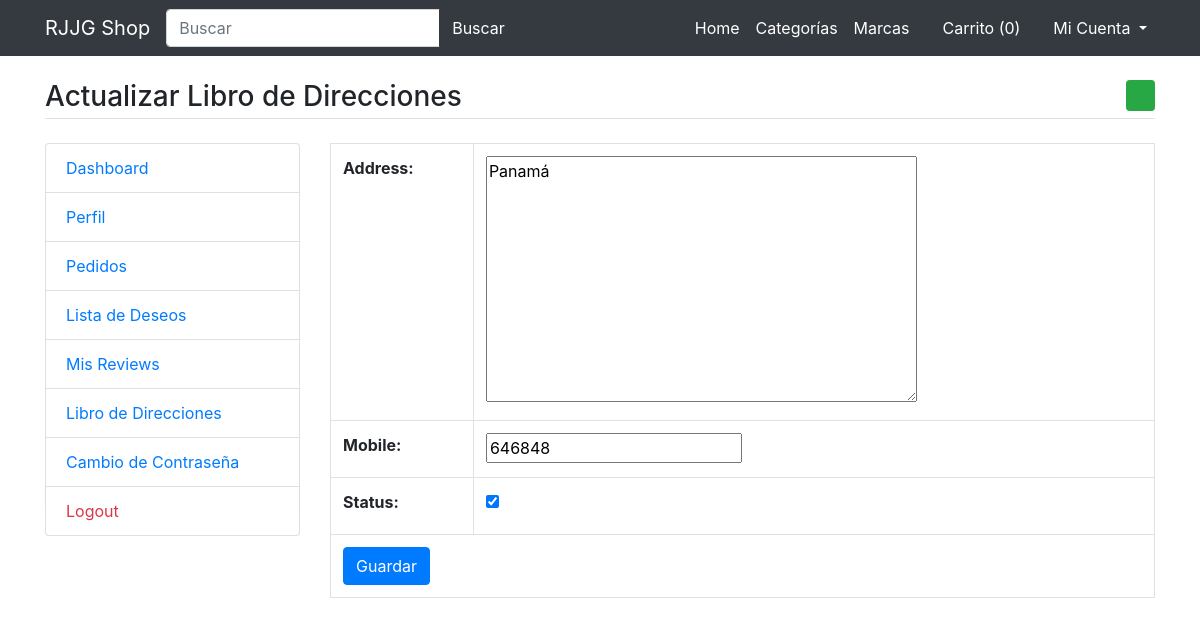
Page /update-address/1 on the committed database.
### main/models.py (models this page shows)
class UserAddressBook(models.Model):
    user=models.ForeignKey(User,on_delete=models.CASCADE)
    mobile=models.CharField(max_length=50,null=True)
    address=models.TextField()
    status=models.BooleanField(default=False)
    class Meta:
        verbose_name_plural='AddressBook'

### main/views.py (the view, shortened to what this page needs)
# urls.py: path('update-address/<int:id>',views.update_address, name='update-address'),
def update_address(request,id):
	address=UserAddressBook.objects.get(pk=id)
	msg=None
	form=AddressBookForm(instance=address)
	return render(request, 'user/update-address.html',{'form':form,'msg':msg})

### main/forms.py
class AddressBookForm(forms.ModelForm):
	class Meta:
		model=UserAddressBook
		fields=('address','mobile','status')

### main/template_context.py (called while the page is built)
def get_filters(request):
	cats=Product.objects.distinct().values('category__title','category__id')
	brands=Product.objects.distinct().values('brand__title','brand__id')
	colors=ProductAttribute.objects.distinct().values('color__title','color__id','color__color_code')
	sizes=ProductAttribute.objects.distinct().values('size__title','size__id')
	minMaxPrice=ProductAttribute.objects.aggregate(Min('price'),Max('price'))
	data={
		'cats':cats,
		'brands':brands,
		'colors':colors,
		'sizes':sizes,
		'minMaxPrice':minMaxPrice,
	}
	return data

### main/templates/user/update-address.html (shortened to what this page needs)
{% extends 'base.html' %}
{% load static %}
{% block content %}
<main class="container my-4">
	<h3 class="my-4 border-bottom pb-1">Actualizar Libro de Direcciones <a href="{% url 'add-address' %}" class="float-right btn btn-sm btn-success"><i class="fa fa-plus"></i></a></h3>
	<div class="row">
		<div class="col-md-3">
			{% include 'user/user-sidebar.html' %}
		</div>
		<div class="col-md-9">
			<table class="table table-bordered">
				<form method="post">
					{{form.as_table}}
					<tr>
						<td colspan="2">
							<input type="submit" value="Guardar" class="btn btn-primary" />
						</td>
					</tr>
				</form>
			</table>
		</div>
	</div>
</main>
{% endblock %}

### rows in the picture
UserAddressBook: address "Panamá", mobile "646848", status "☑"

### other values in the picture
{{ request.session.cartdata|length }} "0"
